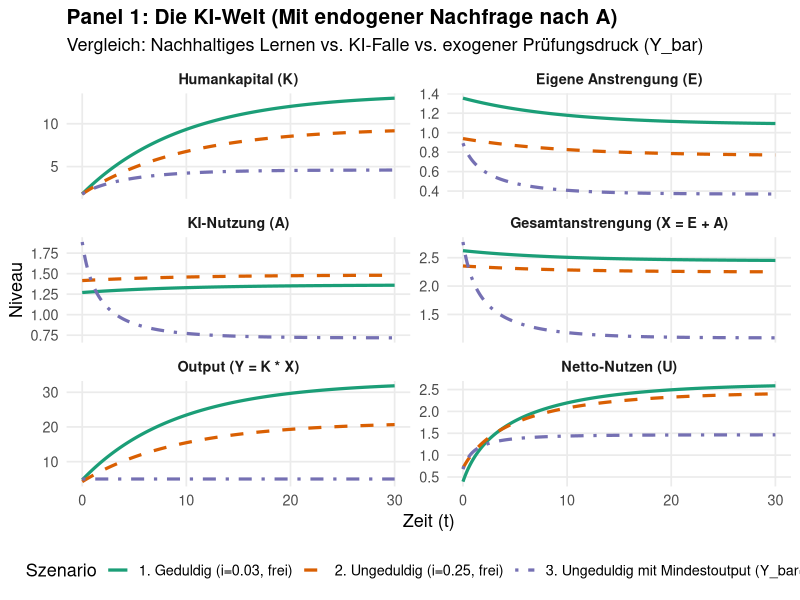
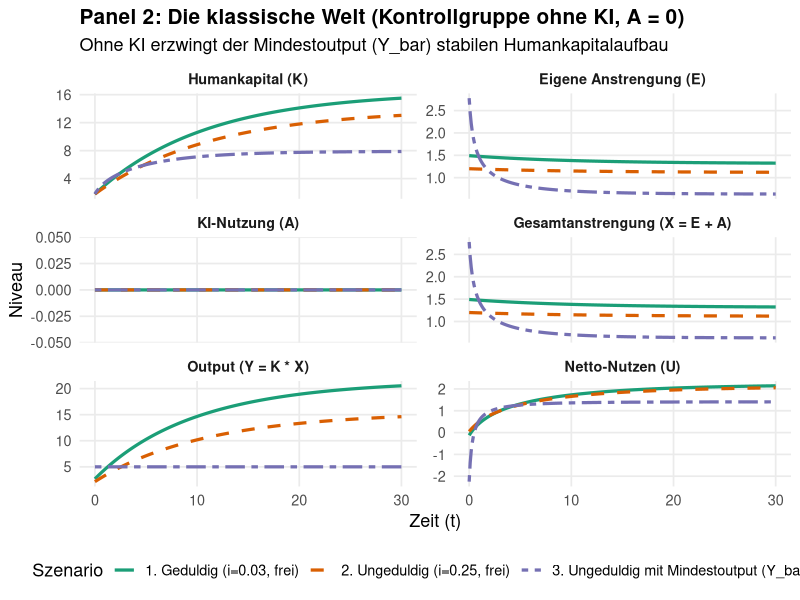
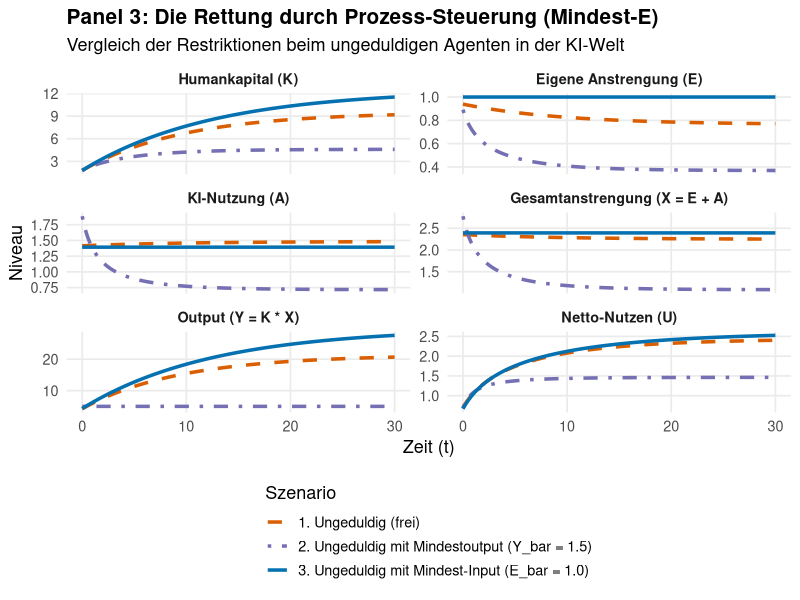

Write R code to recreate these figures, in order.
## ---- chunk 1
#| message: false
#| warning: false
#| fig-cap: "Eine Illustration"

library(deSolve)
library(ggplot2)
library(dplyr)
library(tidyr)

# ==============================================================================
# 1. PARAMETER
# ==============================================================================
delta   <- 0.08     # Abschreibungsrate des Wissens
theta_E <- 1.00     # Arbeitsleid für eigenes Denken/Lernen
theta_A <- 0.30     # Geringes Disutility für KI-Nutzung
K_0     <- 1.80     # Identischer Start-Kapitalstock
Y_bar   <- 5     # Exogenes Mindestoutput-Niveau (für Restriktions-Fälle)

i_geduldig   <- 0.03 # Rationale Vorausschau / Geduld
i_ungeduldig <- 0.25 # Zu hohe Diskontrate / Ungeduld

# Labels für einheitliche Zuordnung in Plots
lbl_geduldig     <- "1. Geduldig (i=0.03, frei)"
lbl_ungeduldig   <- "2. Ungeduldig (i=0.25, frei)"
lbl_restringiert <- "3. Ungeduldig mit Mindestoutput (Y_bar=1.5)"

# ==============================================================================
# 2. SIMULATIONS-ENGINES
# ==============================================================================

# ------------------------------------------------------------------------------
# ENGINE A: MIT KI (Freie Optimierung über Sattelpfad)
# ------------------------------------------------------------------------------
get_EA_free <- function(mu, t_E, t_A) {
  a <- t_E * (t_E + t_A)
  b <- -mu * (2 * t_E + t_A)
  c <- mu^2 - t_A
  disc <- b^2 - 4 * a * c
  E <- (-b + sqrt(disc)) / (2 * a)
  A <- (t_E * E - mu) / t_A
  list(E = E, A = A)
}

sim_KI_free <- function(i_val, label, T_max = 30) {
  ss_eq <- function(mu) get_EA_free(mu, theta_E, theta_A)$E - (delta / ((i_val + delta) * mu))
  mu_star <- uniroot(ss_eq, interval = c(0.001, 10))$root
  K_star  <- 1 / ((i_val + delta) * mu_star)

  dE_dmu <- (get_EA_free(mu_star + 1e-6, theta_E, theta_A)$E - get_EA_free(mu_star, theta_E, theta_A)$E) / 1e-6
  J <- matrix(c(-delta, 1/(K_star^2), dE_dmu, i_val + delta), nrow = 2)
  ev <- eigen(J)
  beta <- (ev$values[which(ev$values < 0)] - (-delta)) / dE_dmu

  ode_model <- function(t, state, parms) {
    K <- state["K"]
    mu <- mu_star + beta * (K - K_star)
    dK <- get_EA_free(mu, theta_E, theta_A)$E - delta * K
    list(c(dK))
  }

  out <- ode(y = c(K = K_0), times = seq(0, T_max, by = 0.1), func = ode_model, parms = NULL)
  df <- as.data.frame(out) %>% mutate(mu = mu_star + beta * (K - K_star), Typ = label, KI = "Mit KI")
  ea <- lapply(df$mu, get_EA_free, t_E = theta_E, t_A = theta_A)
  df$E <- sapply(ea, `[[`, "E"); df$A <- sapply(ea, `[[`, "A")
  df$X <- df$E + df$A; df$Y <- df$K * df$X
  df$U <- log(df$Y) - 0.5 * theta_E * (df$E^2) - 0.5 * theta_A * (df$A^2)
  return(df)
}

# ------------------------------------------------------------------------------
# ENGINE B: KORRIGIERT (Mit KI, Mindestoutput Y_bar & echter Vorausschau)
# ------------------------------------------------------------------------------
sim_KI_Ybar_true <- function(i_val, label, T_max = 30) {

  get_E_constr <- function(K, mu) {
    (theta_A / (theta_E + theta_A)) * (Y_bar / K) + (mu / (theta_E + theta_A))
  }
  get_A_constr <- function(K, E) {
    (Y_bar / K) - E
  }

  dK_dt <- function(K, mu) {
    get_E_constr(K, mu) - delta * K
  }

  dmu_dt <- function(K, mu) {
    E <- get_E_constr(K, mu)
    A <- get_A_constr(K, E)
    (i_val + delta) * mu - theta_A * A * (Y_bar / (K^2))
  }

  ss_eq <- function(K) {
    mu_ss <- (theta_A * (Y_bar/K - delta*K) * Y_bar) / (K^2 * (i_val + delta))
    return(dK_dt(K, mu_ss))
  }

  # Finde Steady State K_star in einem weiten Intervall
  K_star <- uniroot(ss_eq, interval = c(0.1, 5.0))$root
  mu_star <- (theta_A * (Y_bar/K_star - delta*K_star) * Y_bar) / (K_star^2 * (i_val + delta))

  # Jacobi-Matrix für Sattelpfad
  eps <- 1e-6
  J11 <- (dK_dt(K_star + eps, mu_star) - dK_dt(K_star, mu_star)) / eps
  J12 <- (dK_dt(K_star, mu_star + eps) - dK_dt(K_star, mu_star)) / eps
  J21 <- (dmu_dt(K_star + eps, mu_star) - dmu_dt(K_star, mu_star)) / eps
  J22 <- (dmu_dt(K_star, mu_star + eps) - dmu_dt(K_star, mu_star)) / eps

  J <- matrix(c(J11, J21, J12, J22), nrow = 2)
  ev <- eigen(J)
  beta <- (ev$values[which(ev$values < 0)] - J11) / J12

  ode_model <- function(t, state, parms) {
    K <- state["K"]
    mu <- mu_star + beta * (K - K_star)
    list(c(dK_dt(K, mu)))
  }

  out <- ode(y = c(K = K_0), times = seq(0, T_max, by = 0.1), func = ode_model, parms = NULL)

  df <- as.data.frame(out) %>%
    mutate(mu = mu_star + beta * (K - K_star), Typ = label, KI = "Mit KI")

  df$E <- get_E_constr(df$K, df$mu)
  df$A <- get_A_constr(df$K, df$E)
  df$X <- df$E + df$A
  df$Y <- df$K * df$X
  df$U <- log(df$Y) - 0.5 * theta_E * (df$E^2) - 0.5 * theta_A * (df$A^2)

  return(df)
}

# ------------------------------------------------------------------------------
# ENGINE C: OHNE KI (A = 0, Freie Optimierung über Sattelpfad)
# ------------------------------------------------------------------------------
get_E_noKI <- function(mu, t_E) {
  a <- t_E; b <- -mu; c <- -1
  (-b + sqrt(b^2 - 4 * a * c)) / (2 * a)
}

sim_noKI_free <- function(i_val, label, T_max = 30) {
  ss_eq <- function(mu) get_E_noKI(mu, theta_E) - (delta / ((i_val + delta) * mu))
  mu_star <- uniroot(ss_eq, interval = c(0.001, 10))$root
  K_star  <- 1 / ((i_val + delta) * mu_star)

  dE_dmu <- (get_E_noKI(mu_star + 1e-6, theta_E) - get_E_noKI(mu_star, theta_E)) / 1e-6
  J <- matrix(c(-delta, 1/(K_star^2), dE_dmu, i_val + delta), nrow = 2)
  ev <- eigen(J)
  beta <- (ev$values[which(ev$values < 0)] - (-delta)) / dE_dmu

  ode_model <- function(t, state, parms) {
    K <- state["K"]
    mu <- mu_star + beta * (K - K_star)
    dK <- get_E_noKI(mu, theta_E) - delta * K
    list(c(dK))
  }

  out <- ode(y = c(K = K_0), times = seq(0, T_max, by = 0.1), func = ode_model, parms = NULL)
  df <- as.data.frame(out) %>% mutate(mu = mu_star + beta * (K - K_star), Typ = label, KI = "Ohne KI", A = 0)
  df$E <- sapply(df$mu, get_E_noKI, t_E = theta_E)
  df$X <- df$E; df$Y <- df$K * df$X
  df$U <- log(df$Y) - 0.5 * theta_E * (df$E^2)
  return(df)
}

# ------------------------------------------------------------------------------
# ENGINE D: OHNE KI & MINDESTOUTPUT Y_bar
# ------------------------------------------------------------------------------
sim_noKI_Ybar <- function(label, T_max = 30) {
  ode_model <- function(t, state, parms) {
    K <- state["K"]
    E <- Y_bar / K  # Ohne KI muss E allein den Output stemmen!
    dK <- E - delta * K
    list(c(dK))
  }
  out <- ode(y = c(K = K_0), times = seq(0, T_max, by = 0.1), func = ode_model, parms = NULL)
  df <- as.data.frame(out) %>% mutate(Typ = label, KI = "Ohne KI", A = 0, mu = NA)
  df$E <- Y_bar / df$K
  df$X <- df$E; df$Y <- df$K * df$X
  df$U <- log(df$Y) - 0.5 * theta_E * (df$E^2)
  return(df)
}

# ==============================================================================
# 3. DATEN AGGREGIEREN & AUFBEREITEN
# ==============================================================================
df_panel1 <- bind_rows(
  sim_KI_free(i_geduldig, lbl_geduldig),
  sim_KI_free(i_ungeduldig, lbl_ungeduldig),
  sim_KI_Ybar_true(i_ungeduldig, lbl_restringiert)
)

df_panel2 <- bind_rows(
  sim_noKI_free(i_geduldig, lbl_geduldig),
  sim_noKI_free(i_ungeduldig, lbl_ungeduldig),
  sim_noKI_Ybar(lbl_restringiert)
)

prep_for_plot <- function(df) {
  df %>%
    select(time, Typ, K, E, A, X, Y, U) %>%
    pivot_longer(cols = c("K", "E", "A", "X", "Y", "U"), names_to = "Variable", values_to = "Wert") %>%
    mutate(Variable = factor(Variable, levels = c("K", "E", "A", "X", "Y", "U")))
}

facet_labels <- c("K" = "Humankapital (K)", "E" = "Eigene Anstrengung (E)", "A" = "KI-Nutzung (A)",
                  "X" = "Gesamtanstrengung (X = E + A)", "Y" = "Output (Y = K * X)", "U" = "Netto-Nutzen (U)")

# Benannte Vektoren für exakte, sortierunabhängige Farb- & Linienzuweisung
color_mapping <- setNames(
  c("#1b9e77", "#d95f02", "#7570b3"),
  c(lbl_geduldig, lbl_ungeduldig, lbl_restringiert)
)

line_mapping1 <- setNames(
  c("solid", "dashed", "dotdash"),
  c(lbl_geduldig, lbl_ungeduldig, lbl_restringiert)
)

line_mapping2 <- setNames(
  c("solid", "dashed", "twodash"),
  c(lbl_geduldig, lbl_ungeduldig, lbl_restringiert)
)

# ==============================================================================
# 4. PLOTTING
# ==============================================================================
# PANEL 1: MIT KI
p1 <- ggplot(prep_for_plot(df_panel1), aes(x = time, y = Wert, color = Typ, linetype = Typ)) +
  geom_line(linewidth = 1.1) +
  facet_wrap(~ Variable, scales = "free_y", ncol = 2, labeller = as_labeller(facet_labels)) +
  scale_color_manual(values = color_mapping) +
  scale_linetype_manual(values = line_mapping1) +
  labs(title = "Panel 1: Die KI-Welt (Mit endogener Nachfrage nach A)",
       subtitle = "Vergleich: Nachhaltiges Lernen vs. KI-Falle vs. exogener Prüfungsdruck (Y_bar)",
       x = "Zeit (t)", y = "Niveau", color = "Szenario", linetype = "Szenario") +
  theme_minimal(base_size = 13) +
  theme(legend.position = "bottom", plot.title = element_text(face = "bold", size = 15),
        strip.text = element_text(face = "bold"), panel.grid.minor = element_blank())

# PANEL 2: OHNE KI (KONTROLLGRUPPE)
p2 <- ggplot(prep_for_plot(df_panel2), aes(x = time, y = Wert, color = Typ, linetype = Typ)) +
  geom_line(linewidth = 1.1) +
  facet_wrap(~ Variable, scales = "free_y", ncol = 2, labeller = as_labeller(facet_labels)) +
  scale_color_manual(values = color_mapping) + # Selbe Farben wie in Panel 1
  scale_linetype_manual(values = line_mapping2) +
  labs(title = "Panel 2: Die klassische Welt (Kontrollgruppe ohne KI, A = 0)",
       subtitle = "Ohne KI erzwingt der Mindestoutput (Y_bar) stabilen Humankapitalaufbau",
       x = "Zeit (t)", y = "Niveau", color = "Szenario", linetype = "Szenario") +
  theme_minimal(base_size = 13) +
  theme(legend.position = "bottom", plot.title = element_text(face = "bold", size = 15),
        strip.text = element_text(face = "bold"), panel.grid.minor = element_blank())

# Render Plots
print(p1)
print(p2)

# ==============================================================================
# ZUSATZ: ENGINE E - MIT KI & MINDEST-INPUT (E_bar)
# ==============================================================================
# Parameter für die Input-Restriktion (z.B. E_bar = 1.0)
E_bar <- 1.0

sim_KI_Ebar <- function(label, T_max = 30) {

  # A* ist bei fixiertem E_bar konstant (ergibt sich aus der FOC)
  A_star <- (-theta_A * E_bar + sqrt((theta_A * E_bar)^2 + 4 * theta_A)) / (2 * theta_A)

  # Die Zustandsgleichung für das Humankapital hängt nur noch von E_bar ab
  ode_model <- function(t, state, parms) {
    K <- state["K"]
    dK <- E_bar - delta * K
    list(c(dK))
  }

  out <- ode(y = c(K = K_0), times = seq(0, T_max, by = 0.1), func = ode_model, parms = NULL)

  df <- as.data.frame(out) %>%
    mutate(Typ = label, KI = "Mit KI", mu = NA)

  df$E <- E_bar
  df$A <- A_star
  df$X <- df$E + df$A
  df$Y <- df$K * df$X
  df$U <- log(df$Y) - 0.5 * theta_E * (df$E^2) - 0.5 * theta_A * (df$A^2)

  return(df)
}

# ==============================================================================
# DATEN AGGREGIEREN FÜR PANEL 3 (Fokus auf den ungeduldigen Typen)
# ==============================================================================
lbl_ungeduldig   <- "1. Ungeduldig (frei)"
lbl_restringiert <- "2. Ungeduldig mit Mindestoutput (Y_bar = 1.5)"
lbl_input_zwang  <- "3. Ungeduldig mit Mindest-Input (E_bar = 1.0)"

df_panel3 <- bind_rows(
  sim_KI_free(i_ungeduldig, lbl_ungeduldig),
  sim_KI_Ybar_true(i_ungeduldig, lbl_restringiert),
  sim_KI_Ebar(lbl_input_zwang)
)

# Farb- und Linienzuordnung
color_mapping3 <- setNames(
  c("#d95f02", "#7570b3", "#0571b0"),
  c(lbl_ungeduldig, lbl_restringiert, lbl_input_zwang)
)

line_mapping3 <- setNames(
  c("dashed", "dotdash", "solid"),
  c(lbl_ungeduldig, lbl_restringiert, lbl_input_zwang)
)

# ==============================================================================
# PLOTTING: PANEL 3 (Die Rettung durch Mindest-E)
# ==============================================================================
p3 <- ggplot(prep_for_plot(df_panel3), aes(x = time, y = Wert, color = Typ, linetype = Typ)) +
  geom_line(linewidth = 1.2) +
  facet_wrap(~ Variable, scales = "free_y", ncol = 2, labeller = as_labeller(facet_labels)) +
  scale_color_manual(values = color_mapping3) +
  scale_linetype_manual(values = line_mapping3) +
  labs(title = "Panel 3: Die Rettung durch Prozess-Steuerung (Mindest-E)",
       subtitle = "Vergleich der Restriktionen beim ungeduldigen Agenten in der KI-Welt",
       x = "Zeit (t)", y = "Niveau", color = "Szenario", linetype = "Szenario") +
  theme_minimal(base_size = 13) +
  theme(legend.position = "bottom",
        legend.direction = "vertical", # Vertikal, damit die langen Labels besser lesbar sind
        plot.title = element_text(face = "bold", size = 15),
        strip.text = element_text(face = "bold"),
        panel.grid.minor = element_blank())

# Plot anzeigen
print(p3)
